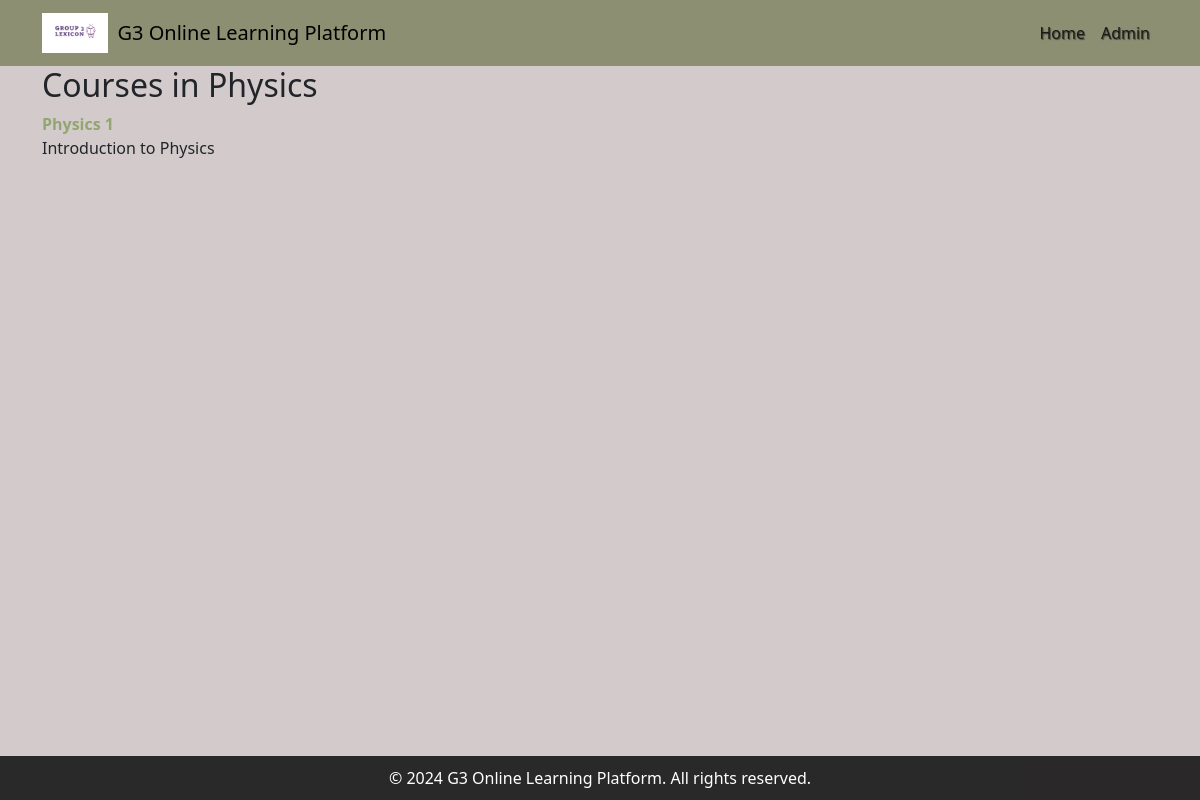
Page /category/Physics/courses/ on the committed database.
### main_app/models.py (models this page shows, shortened)
class Category(models.Model):
    title = models.CharField(max_length=200)
    description=models.TextField(blank=True)

class Course(models.Model):
    id = models.IntegerField(primary_key=True)
    title = models.CharField(max_length=200)
    description = models.TextField()
    video_link = models.URLField(max_length=200, blank=True, null=True)
    release_date = models.DateField()
    category = models.ForeignKey(Category, on_delete=models.CASCADE, null=True, blank=True)
    teacher = models.ForeignKey(Teacher, on_delete=models.CASCADE)

### main_app/views.py (the view)
# urls.py: path('category/<str:title>/courses/', views.courses_in_category, name='courses_in_category'),
def courses_in_category(request, title):
    category = Category.objects.get(title=title)
    courses_in_category = Course.objects.filter(category=category)
    return render(request, 'main_app/courses_in_category.html', {'courses_in_category': courses_in_category, 'category': category})

### main_app/templates/main_app/courses_in_category.html (shortened to what this page needs)
{% extends "main_app/base.html" %}
{% block body_block %}
    {% if category %}
        <h2>Courses in {{ category.title }}</h2>
        {% if courses_in_category %}
            {% for course in courses_in_category %}
                <div class="item">
                    <a href="{% url 'main_app:course_page' course.id %}">{{ course.title }} </a></li>
                    <p>{{ course.description }}</p>
                </div>
            {% endfor %}
        {% else %}
            <p>No courses found in this category.</p>
        {% endif %}
    {% else %}
        <p>Category not found.</p>
    {% endif %}
{% endblock %}

### main_app/static/images/styling.css (style rules this page uses)
body { background-size: cover; background-attachment: fixed; background-position: center; background-repeat: no-repeat; }
body { background-color: rgba(201, 191, 191, 0.801) }
.item a { text-decoration: none; color: #497a0876; font-weight: bold; }

### main_app/templates/main_app/courses_in_category.html (style rules this page uses)
body { background-color: rgba(201, 191, 191, 0.801) }
.item a { text-decoration: none; color: #497a0876; font-weight: bold; }

### rows in the picture
Category: title "Physics"
Course: title "Physics 1", description "Introduction to Physics"
